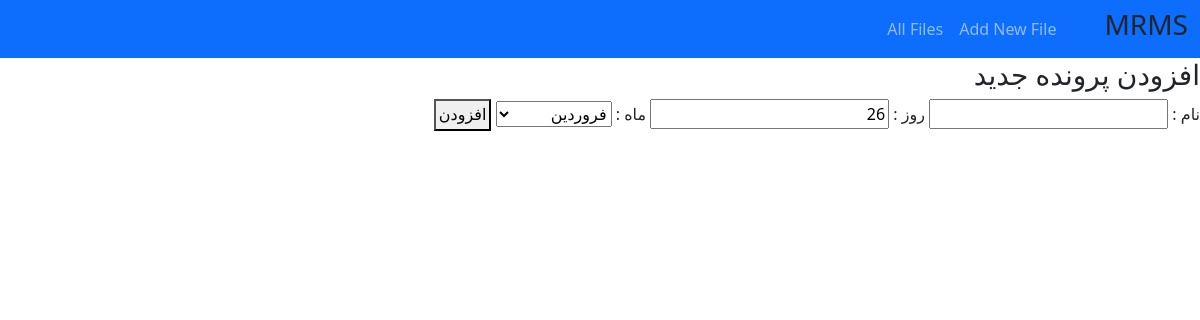
Before: /pages/indexOLD.php with the older database file.
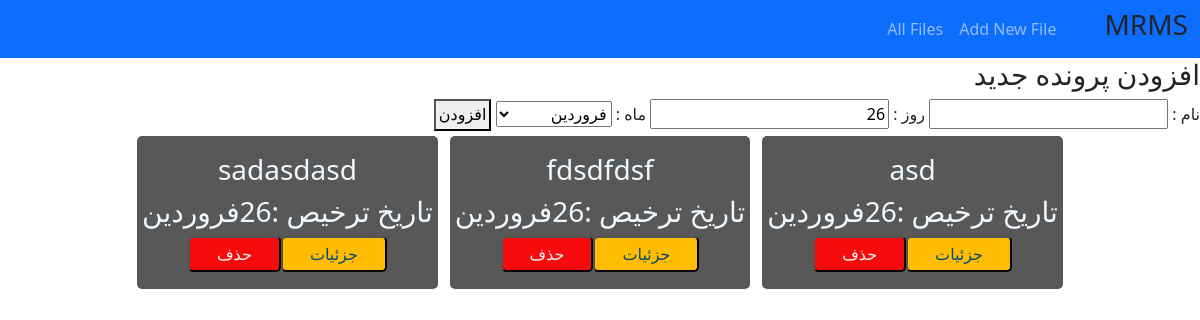
After: the same page with the newer database file.
### tables this page shows
CREATE TABLE "files" (
	"name"	TEXT,
	"discharge_day"	INTEGER,
	"discharge_mouth"	INTEGER,
	"status"	NUMERIC DEFAULT 0,
	"id"	INTEGER NOT NULL,
	"unit"	INTEGER,
	"dr"	INTEGER,
	"diagnos"	INTEGER,
	"adddate"	NUMERIC DEFAULT 'CURRENT_TIMESTAM',
	"note"	TEXT,
	PRIMARY KEY("id")
);

### jdf.php (called while the page is built, shortened)
<?php
function jdate($format, $timestamp = '', $none = '', $time_zone = 'Asia/Tehran', $tr_num = 'fa') {
  $T_sec = 0;
  $ts = $T_sec + (($timestamp === '') ? time() : tr_num($timestamp));
  $date = explode('_', date('H_i_j_n_O_P_s_w_Y', $ts));
  list($j_y, $j_m, $j_d) = gregorian_to_jalali($date[8], $date[3], $date[2]);
  $sl = strlen($format);
  $out = '';
  for ($i = 0; $i < $sl; $i++) {
    $sub = substr($format, $i, 1);
    switch ($sub) {
      case 'd':
        $out .= ($j_d < 10) ? '0' . $j_d : $j_d;
        break;
      case 'F':
        $out .= jdate_words(array('mm' => $j_m), ' ');
        break;
    }
  }
  return ($tr_num != 'en') ? tr_num($out, 'fa', '.') : $out;
}
function tr_num($str, $mod = 'en', $mf = '٫') {
  $num_a = array('0', '1', '2', '3', '4', '5', '6', '7', '8', '9', '.');
  $key_a = array('۰', '۱', '۲', '۳', '۴', '۵', '۶', '۷', '۸', '۹', $mf);
  return ($mod == 'fa') ? str_replace($num_a, $key_a, $str) : str_replace($key_a, $num_a, $str);
}
function jdate_words($array, $mod = '') {
  foreach ($array as $type => $num) {
    $num = (int) tr_num($num);
    switch ($type) {
      case 'mm':
        $key = array('فروردین', 'اردیبهشت', 'خرداد', 'تیر', 'مرداد', 'شهریور', 'مهر', 'آبان', 'آذر', 'دی', 'بهمن', 'اسفند');
        $array[$type] = $key[$num - 1];
        break;
    }
  }
  return ($mod === '') ? $array : implode($mod, $array);
}
function gregorian_to_jalali($gy, $gm, $gd, $mod = '') {
   list($gy, $gm, $gd) = explode('_', tr_num($gy . '_' . $gm . '_' . $gd));
  $g_d_m = array(0, 31, 59, 90, 120, 151, 181, 212, 243, 273, 304, 334);
  $gy2 = ($gm > 2) ? ($gy + 1) : $gy;
  $days = 355666 + (365 * $gy) + ((int) (($gy2 + 3) / 4)) - ((int) (($gy2 + 99) / 100)) + ((int) (($gy2 + 399) / 400)) + $gd + $g_d_m[$gm - 1];
  $jy = -1595 + (33 * ((int) ($days / 12053)));
  $days %= 12053;
  $jy += 4 * ((int) ($days / 1461));
  $days %= 1461;
  if ($days < 186) {
    $jm = 1 + (int) ($days / 31);
    $jd = 1 + ($days % 31);
  } else {
    $jm = 7 + (int) (($days - 186) / 30);
    $jd = 1 + (($days - 186) % 30);
  }
  return ($mod == '') ? array($jy, $jm, $jd) : $jy . $mod . $jm . $mod . $jd;
}

### helpers/filesSearchFunc.php (called while the page is built, shortened)
<?php
switch($ddate)
{
  case "فروردین";
  $f="1";
  break;
}
function convert_persian_to_english($string) {
    $persian = ['۰', '۱', '۲', '۳', '۴', '۵', '۶', '۷', '۸', '۹'];
    $english = ['0', '1', '2', '3', '4', '5', '6', '7', '8', '9'];
    $output = str_replace($persian, $english, $string);
    return $output;
}
?>

### pages/indexOLD.php (the view, shortened to what this page needs)
<?php
include "./../layout/head.php";
include "./../DB/dataBase.php";
include "./../helpers/withchMF.php";
$dateOfJdate = jdate("d");
$ddate = jdate("F");
require "./../helpers/filesSearchFunc.php";
$dateOfJdateOnFuntionEng = convert_persian_to_english($dateOfJdate);
$query = "SELECT * FROM files WHERE discharge_mouth = :f AND discharge_day = :dateOfJdate";
$stmt = $con->prepare($query);
$stmt->bindParam(':f', $f, PDO::PARAM_STR);
$stmt->bindParam(':dateOfJdate',$dateOfJdateOnFuntionEng , PDO::PARAM_STR);
$stmt->execute();
$data =  $stmt->fetchAll(PDO::FETCH_ASSOC);
?>
<body dir="rtl">
<?php
require "./../layout/header.php";
?>
<div style="display: flex;justify-content: space-between;">
<div>
    <h3 class="mb-6-25">افزودن پرونده جدید</h3>
     <form action="./../act/sendData2DB.php" method="POST">
      <label for="name">نام : </label>
      <input name="name" type="text">
      <label for="discharge_day">روز : </label>
      <input name="discharge_day" type="text" value="<?= convert_persian_to_english($dateOfJdate); ?>">
      <label for="discharge_mouth">ماه : </label>
      <select name="discharge_mouth" id="">
        <option value="1" <?php if($f == "1"){echo "selected";}?>>فروردین</option>
      </select>
      <button style="padding: 2px 3px;font-family:yekanReg" type="submit">افزودن</button>
     </form>
    </div>
    </div>
    <div style="display: flex;justify-content: CENTER;flex-wrap: wrap;">
      <?php  foreach($data as $dt){   ?>
      <div style="    background-color:#585858;
    margin-inline: 5px;
    margin: 5px 6px;
    min-width: 240px;
    display: flex;
    flex-direction: column;
    justify-content: center;
    align-items: center;
    padding: 17px 5PX;
    border-radius: 5px;
    color:aliceblue;
    ">
        <h3><?= $dt['name']?></h3>
        <div style="display: flex;">
          <h3>تاریخ ترخیص : </h3>
          <h3><?= $dt['discharge_day'];?></h3>
          <h3><?= witchMouth($dt['discharge_mouth']);?></h3>
        </div>
             <div style="display: flex;justify-content: space-around;">
             <button type="button" style="background: #ffbc00;
             padding: 4px 27px;
             border-radius: 5px;"><a style="text-decoration: none;color: #034c70;" href="./fileSingle.php?id=<?= $dt['id'];?>">جزئیات</a></button>
             <button style="background-color:#f50b0b ;padding: 4px 27px; border-radius: 5px;" type="button"><a style="text-decoration: none; color:whitesmoke" href="./../act/delete.php?id=<?= $dt['id']; ?>">حذف</a></button>
            </div>
      </div>
      <?php }?>
    </div>
</body>
</html>

### helpers/withchMF.php
<?php
function witchMouth($f){
    if($f == "1"){
      echo "فروردین";
    }elseif($f == "2"){
      echo "اردیبهشت";
    }
  };
?>

Changed rows visible on the page:
added files: name "asd", discharge_day "26", discharge_mouth "فروردین"
added files: name "fdsdfdsf", discharge_day "26", discharge_mouth "فروردین"
added files: name "sadasdasd", discharge_day "26", discharge_mouth "فروردین"
